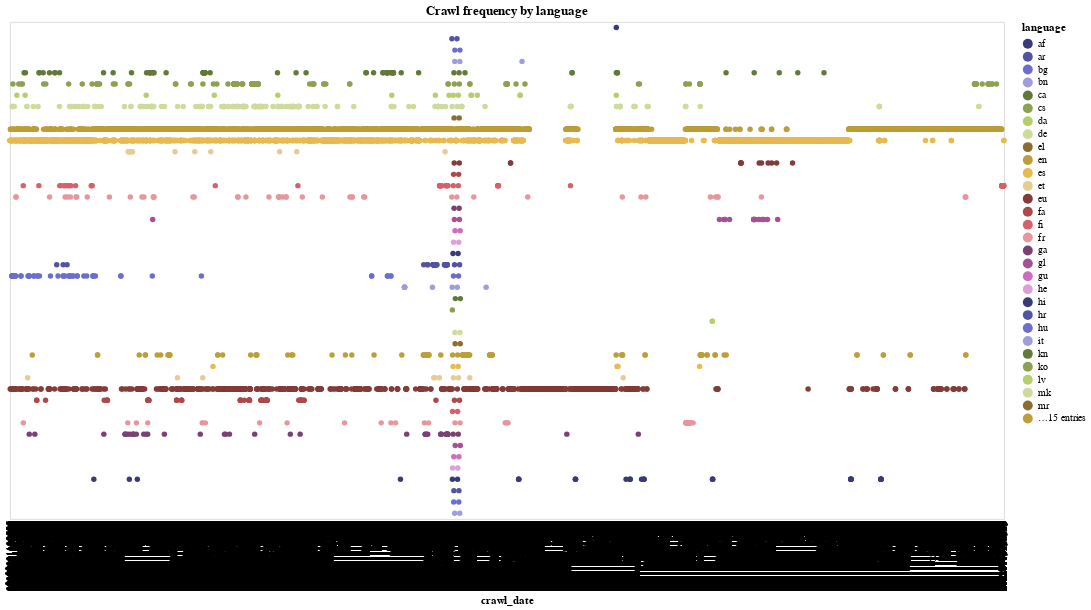

Here is the notebook cell this chart was saved with:
### Code cell
# Let's try a scatter plot
# source = data.cars()


# Another example of altair chart, in the form of a flowchart
alt.data_transformers.disable_max_rows()

selection = alt.selection_multi(fields=['language'], bind='legend')

crawl_stream = (
    alt.Chart(web_pages_byCrawlDate_byLanguage)
        .mark_circle()
        .encode(
            alt.Tooltip("language"),
            alt.X('crawl_date:O',
                axis=alt.Axis(domain=False, tickSize=0)
            ),
            alt.Y('language:O', stack='center', axis=None),
            alt.Color('language:N',
                scale=alt.Scale(scheme='category20b'),
            ),
            opacity=alt.condition(selection, alt.value(1), alt.value(0.2))
    ).interactive().add_selection(
            selection
        )
)

crawl_stream.properties(width=1000, height=500, title="Crawl frequency by language")

### Figure 1 — Vega-Lite specification as saved in the notebook (floating-point values rounded to 4 significant figures; data arrays with more than 128 entries replaced by an {"elided": "..."} marker saying what was removed)
{"config": {"view": {"continuousWidth": 400, "continuousHeight": 300}}, "data": {"name": "data-622cc5ab23769996fe87e89bccfc6204"}, "mark": "circle", "encoding": {"color": {"type": "nominal", "field": "language", "scale": {"scheme": "category20b"}}, "opacity": {"condition": {"value": 1, "selection": "selector001"}, "value": 0.2}, "tooltip": {"type": "nominal", "field": "language"}, "x": {"type": "ordinal", "axis": {"domain": false, "tickSize": 0}, "field": "crawl_date"}, "y": {"type": "ordinal", "axis": null, "field": "language", "stack": "center"}}, "height": 500, "selection": {"selector002": {"type": "interval", "bind": "scales", "encodings": ["x", "y"]}, "selector001": {"type": "multi", "fields": ["language"], "bind": "legend"}}, "title": "Crawl frequency by language", "width": 1000, "$schema": "https://vega.github.io/schema/vega-lite/v4.8.1.json", "datasets": {"data-622cc5ab23769996fe87e89bccfc6204": {"elided": "12531 records"}}}
